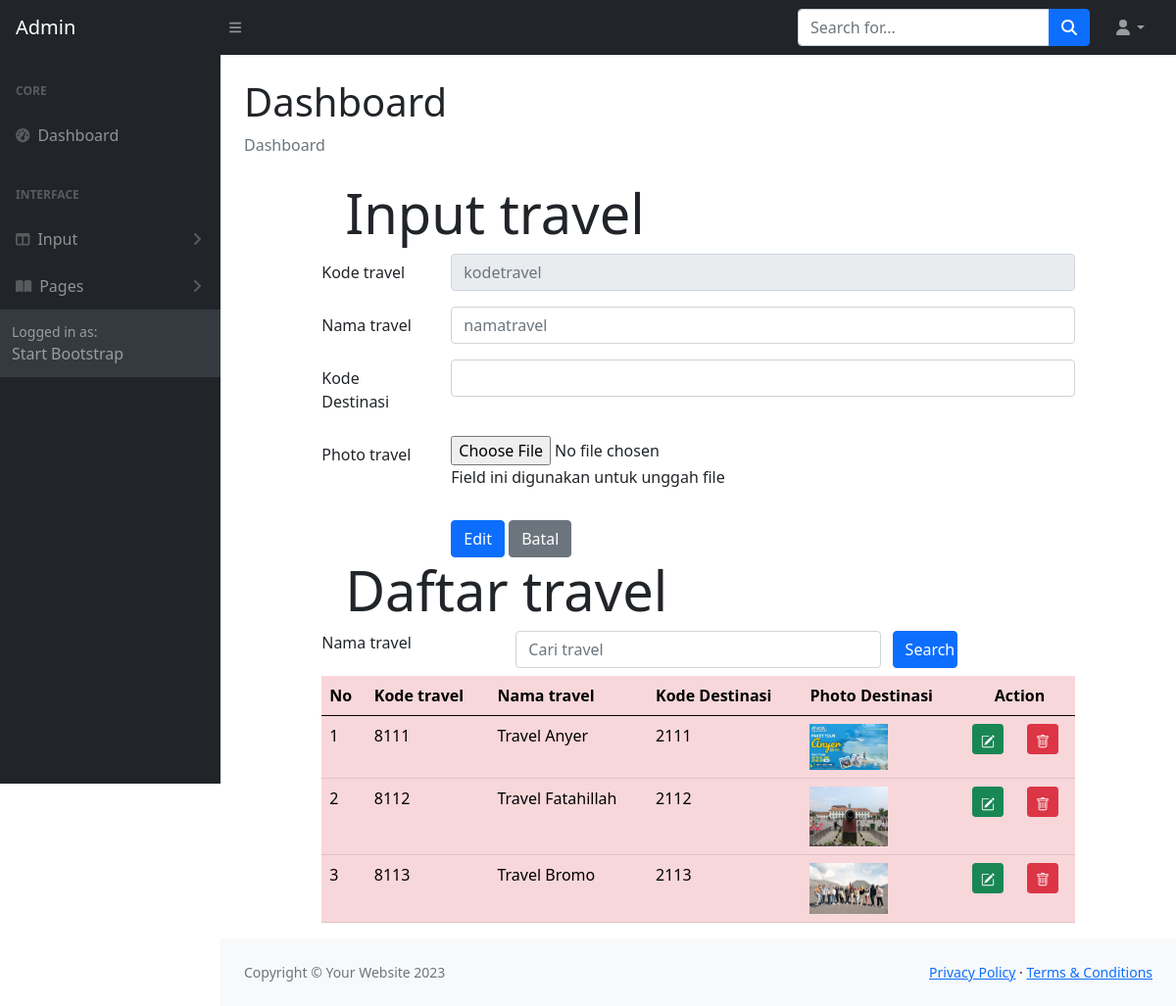
/ADMIN/travelubah.php, run on the app's committed database.
### tables this page shows
CREATE TABLE `travel` (
  `travelKODE` char(4) NOT NULL,
  `travelNAMA` char(120) NOT NULL,
  `travelFILE` char(120) NOT NULL,
  `destinasiKODE` char(4) NOT NULL
);

### ADMIN/travelubah.php (the view, shortened to what this page needs)
<!DOCTYPE html>
<html lang="en">
<?php include "include/head.php";?>
    <body class="sb-nav-fixed">
        <?php include "include/menunav.php";?>
        <div id="layoutSidenav">
            <?php include "include/menu.php";?>
            <div id="layoutSidenav_content">
                <main>
                    <div class="container-fluid px-4">
                        <h1 class="mt-4">Dashboard</h1>
                        <ol class="breadcrumb mb-4">
                            <li class="breadcrumb-item active">Dashboard</li>
                        </ol>
<head>
  	<link rel="stylesheet" type="text/css" href="https://cdnjs.cloudflare.com/ajax/libs/select2/4.0.3/css/select2.min.css">
	<link rel="stylesheet" type="text/css" href="css/bootstrap.min.css">
</head>
<?php
	include "include/config.php";
	$datadestinasi = mysqli_query($connection, "select * from destinasi");
    $inputkode = $_GET['ubahfoto'];
    $editfoto= mysqli_query($connection,"select * from travel where travelKODE = '$inputkode'");
    $rowedit = mysqli_fetch_array($editfoto);
?>
<body>
<div class="row">
<div class="col-sm-1"></div>
<div class="col-sm-10">
	<div class="jumbotron jumbotron-fluid">
		<div class="container">
			<h1 class="display-4">Input travel</h1>
		</div>
	</div>
	<form method="POST" enctype="multipart/form-data">
		<div class="mb-3 row">
			<label for="kodetravel" class="col-sm-2 col-form-label">Kode travel</label>
			<div class="col-sm-10">
				<input type="text" class="form-control" id="kodetravel" name="inputkode" placeholder="kodetravel" maxlength="4" value="<?php echo $rowedit["travelKODE"]?>" readonly>
			</div>
		</div>
		<div class="mb-3 row">
			<label for="namatravel" class="col-sm-2 col-form-label">Nama travel</label>
			<div class="col-sm-10">
				<input type="text" class="form-control" id="namatravel" name="inputnama" placeholder="namatravel" value="<?php echo $rowedit["travelNAMA"]?>">
			</div>
		</div>
		<div class="mb-3 row">
			<label for="kodedestinasi" class="col-sm-2 col-form-label">Kode Destinasi</label>
			<div class="col-sm-10">
			<select class="form-control" id="kodedestinasi" name="kodedestinasi">
                    <option value="<?php echo $rowedit["destinasiKODE"]?>">
					</option>
				<?php while($row = mysqli_fetch_array($datadestinasi))
				{ ?>
					<option value="<?php echo $row["destinasiKODE"]?>">
					</option>
				<?php } ?>
			</select>
			</div>
		</div>
		<div class="mb-3 row">
			<label for="file" class="col-sm-2 col-form-label">Photo travel</label>
			<div class="col-sm-10">
				<input type="file" id="file" name="file" value="<?php echo $rowedit["travelFILE"]?>">
				<p class="help-block">Field ini digunakan untuk unggah file</p>
			</div>
		</div>
		<div class="form-group row">
			<div class="col-sm-2"></div>
			<div class="col-sm-10">
				<input type="submit" name="edit" class="btn btn-primary" value="Edit">
				<input type="submit" name="Batal" class="btn btn-secondary" value="Batal">
			</div>
		</div>
	</form>
</div>
<div class="col-sm-1"></div>
</div>
<div class="row">
	<div class="col-sm-1"></div>
	<div class="col-sm-10">
		<div class="jumbotron jumbotron-fluid">
			<div class="container">
				<h1 class="display-4">Daftar travel</h1>
			</div>
		</div>
        <form method="POST">
                <div class="form-group row mb-2">
                <label for="search" class="col-sm-3">Nama travel</label>
                <div class="col-sm-6">
                    <input type="text" name="search" class="form-control" id="search"
                    value="<?php if(isset($_POST["search"])) {echo $_POST["search"];}?>"
                        placeholder = "Cari travel">
                </div>
                <input type="submit" name="kirim" class="col-sm-1 btn btn-primary" value="Search">
                </div>
            </form>
	<table class="table table-hover table-danger">
		<thead class="thead-dark">
			<tr>
				<th>No</th>
				<th>Kode travel</th>
				<th>Nama travel</th>
				<th>Kode Destinasi</th>
				<th>Photo Destinasi</th>
				<th colspan="2" style="text-align: center">Action</th>
			</tr>
		</thead>
		<tbody>
                <?php
				if(isset($_POST["kirim"])){
				$search = $_POST["search"];
				$query = mysqli_query($connection, "select travel.* from travel where travelNAMA like '%".$search."%'"); }
				else{
					$query = mysqli_query($connection, "select travel.* from travel");
				}
				$nomor = 1;
				while($row = mysqli_fetch_array($query))
				{
				?>
				<tr>
					<td><?php echo $nomor;?></td>
					<td><?php echo $row['travelKODE'];?></td>
					<td><?php echo $row['travelNAMA'];?></td>
					<td><?php echo $row['destinasiKODE'];?></td>
					<td>
						<?php if(is_file("images/".$row['travelFILE']))
						{ ?>
							<img src="images/<?php echo $row['travelFILE']?>" width="80">
						<?php } else
							echo "<img src='images/noimage.png' width='80'>"
						?>
					</td>
					<td>
						<a href="travelubah.php?ubahfoto=<?php echo $row['travelKODE']?>" class="btn btn-success btn-sm" title="EDIT">
						</a>
					</td>
					<td>
						<a href="travelhapus.php?hapusfoto=<?php echo $row['travelKODE']?>" class="btn btn-danger btn-sm" title="DELETE">
						</a>
					</td>
				</tr>
			<?php $nomor = $nomor + 1;?>
			<?php }	?>
		</tbody>
	</table>
	</div>
	<div class="col-sm-1"></div>
</div>
</body>
    </div>
                </main>
                <?php include "include/footer.php";?>
            </div>
        </div>
    </body>
</html>
</html>

### data on the page
travel: travelKODE "8111", travelNAMA "Travel Anyer", destinasiKODE "2111", travelFILE (picture)
travel: travelKODE "8112", travelNAMA "Travel Fatahillah", destinasiKODE "2112", travelFILE (picture)
travel: travelKODE "8113", travelNAMA "Travel Bromo", destinasiKODE "2113", travelFILE (picture)
